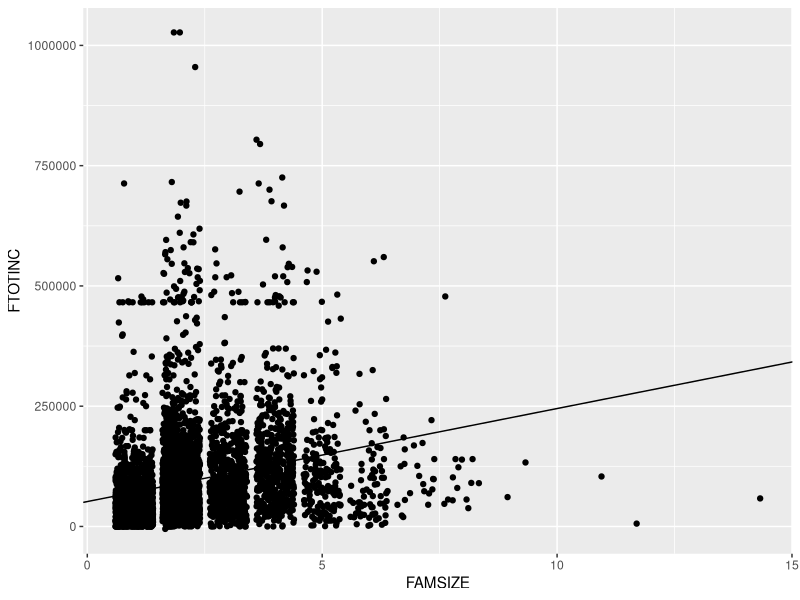
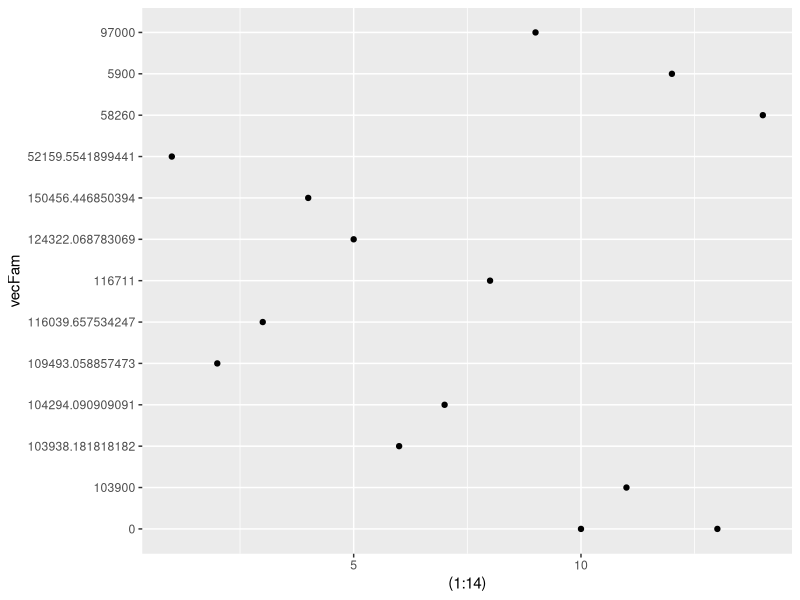
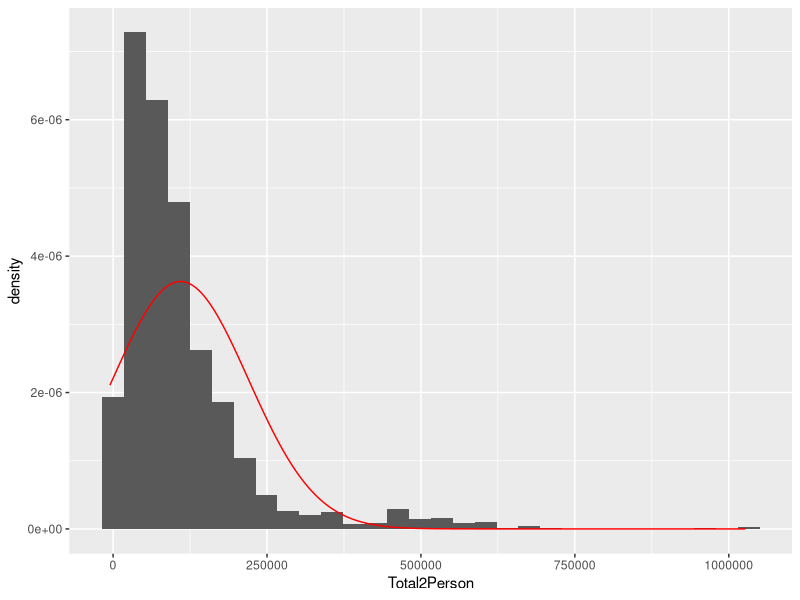

Generate these figures, in order, with R:
## ---- chunk 1
knitr::opts_chunk$set(echo = TRUE)
library(tidyverse)
library(ggplot2)
library(knitr)
## ---- chunk 2
#read in problem set 1 dat
dat<-read.csv("ps1_data.csv")

#minimize sum
#to think of b as constant, we will make b 5
#squareVarM<-function(m){return (sum((dat$FTOTINC-(m*dat$FAMSIZE + 4))^2))}

#to think of m as constant, we will make m 5
#squareVarB<-function(b){return (sum((dat$FTOTINC-(4*dat$FAMSIZE + b))^2))}

#find minima
#minimumM<-optimize(squareVarM, c(-max(dat$FTOTINC),max(dat$FTOTINC)), maximum=FALSE)
#minimumB<-optimize(squareVarB, c(-max(dat$FTOTINC),max(dat$FTOTINC)), maximum=FALSE)
n <- nrow(dat)
yBar <- mean(dat$FTOTINC)
xBar <- mean(dat$FAMSIZE)

mNum <- (1/n) * sum((dat$FTOTINC * dat$FAMSIZE) - (yBar * xBar))
mDenom <- (1/n) * sum((dat$FAMSIZE)^2 - (xBar^2))

mFinal <- mNum/mDenom
bFinal <- yBar - (mFinal*xBar)

#store the values of m and b
#finalM<-minimumM[1] #Find way to access these
#finalB<-minimumB[1]

#hatch the plot
g<-ggplot(dat, aes(x=FAMSIZE, y=FTOTINC)) + geom_point(position = "jitter")
g<-g+geom_abline(slope= mFinal, intercept = bFinal)
g

## ---- chunk 3
# According to the linear model, the income for each family should increase by the value of m for each additional family member
## ---- chunk 4
vecFam<-as.vector("numeric")
for(j in 1:max(dat$FAMSIZE)){
  count = 0
  sum = 0
  for(i in 1:nrow(dat)){
    if(dat$FAMSIZE[i] == j){
      count = count + 1
      sum = sum + dat$FTOTINC[i]
    }
  }
  if(j==10 || j == 13){
    sum = 0
    count = 1
  }
  vecFam[j] = sum/count
}
vecPoints<-data.frame(vecFam)
g1<-ggplot(vecPoints, aes(x= (1:14), y=vecFam))+geom_point()
g1


## ---- chunk 5

#Grab incomes of 2-Person Families
Total2Person <- (dat$FTOTINC[dat$FAMSIZE == 2]) 

#Compute values for mu and sigma^2
n <- length(Total2Person)
xBar2Person <- mean(Total2Person)
sigmaDen <- sum((Total2Person - xBar2Person)^2)
sigmaSquared <- sigmaDen/n
mu <- xBar2Person

#Print output for mu and sigma^2
cat("Mu:", mu)
cat(" Sigma Squared:", sigmaSquared)

#Compute sd for graph comparisons
sdTest <- sqrt(sigmaSquared)

#Plot
TwoPersonIncome <- data.frame(Total2Person)
g3 <- ggplot(TwoPersonIncome)+geom_histogram(aes(x=Total2Person, y = ..density..)) +
  stat_function(fun = dnorm, n = n, args = list(mean = xBar2Person, sd = sdTest), color = "red")
g3

#plot historam of observed data, restrict to 2-person families, y = ..density..., do density histogram
#don't use hhwt
## ---- chunk 6

#use rnorm
#lapply

#Create 10,000 samples
nSamples <- 10000

#Create normal distributions of size 10 for each sample:
listSamples <- lapply(1:nSamples, function(x) rnorm(n=10))

#Function to compute sigma:
maxLSigmas<-function(x){
  sampleN <- length(x)
  sampleMu <- mean(x)
  sampleSigmaDen <- sum((x - sampleMu)^2)
  sampleSigmaSquared <- sampleSigmaDen/sampleN
  return (sampleSigmaSquared)
  
}

#Function to compute mu:
maxLMus<- function(x){
  sampleMu <- mean(x)
  return (sampleMu)
}

#Apply functions for Mu and Sigma:
sigmaList <- sapply(listSamples, maxLSigmas)
muList <- sapply(listSamples, maxLMus)

#Print out the mean of Mu and the mean of Sigma:
meanMu <-mean(muList)
cat("Mean Mu:", meanMu)
meanSigma <- mean (sigmaList)
cat("\nMean Sigma:", meanSigma)


#Compute number of mus and sigmas less than or equal to 0:
negMus <- 0
negSigmas <- 0
for(i in 1:length(muList)){
  if(muList[i] <= 0){
    negMus = negMus + 1 
  }
  if(sigmaList[i] <= 0){
    negSigmas = negSigmas + 1
  }
  
}

#Calculate the proportions:
proportionMu <- negMus/length(muList)
proportionSigma <- negSigmas/length(sigmaList)

cat("\nNegitive Mus:", negMus, " Proportion:", proportionMu)
cat("\nNegitive Sigmas:", negSigmas, " Proportion:", proportionSigma)







## ---- chunk 7

